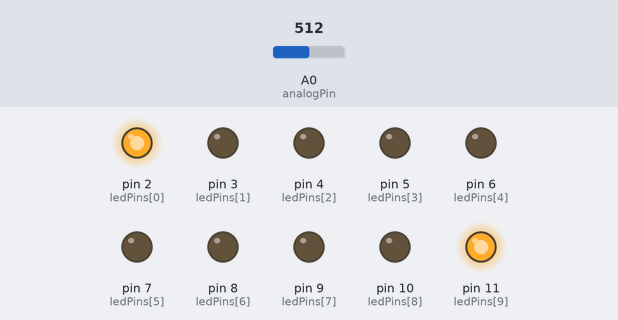
The sketch below on a simulated Arduino Uno, built with avr-gcc and run on an emulated ATmega328P. Shown: output pins drawn as LEDs (lit = HIGH). The inputs (shaded band) are chosen by the test bench; at power-on: A0 (analogPin) = 512.

Above: at 0.02 s.
At 0.3 s:
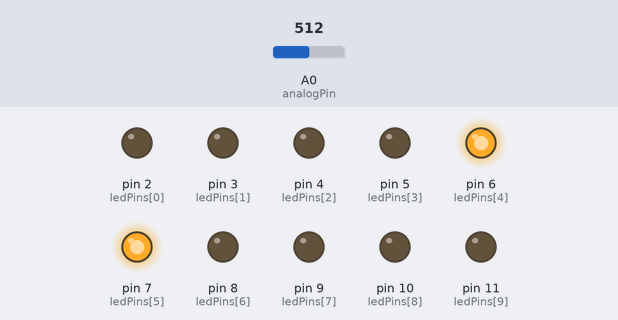
At 0.4 s:
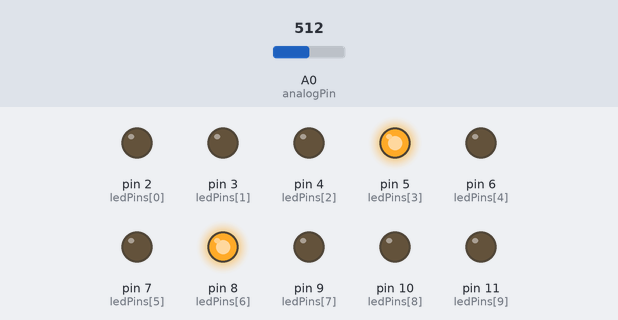
At 1.37 s:
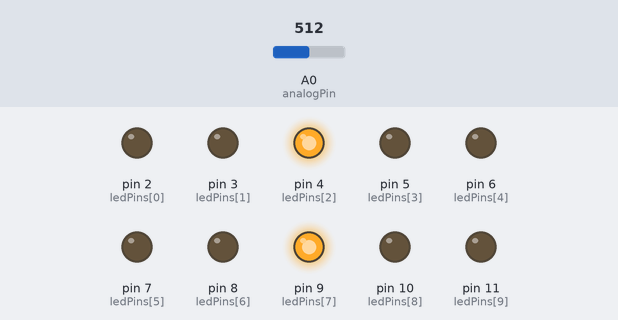
At 2.34 s:
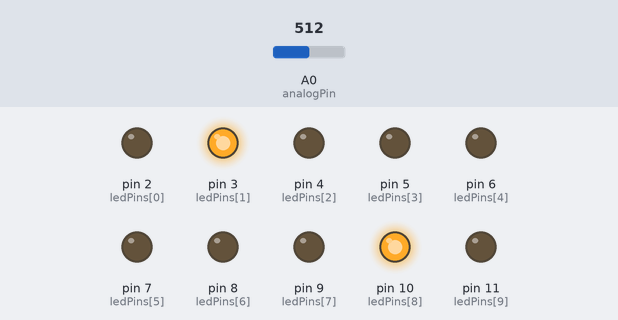
Timing chart, 0 to 3.0 s (numbered marks = the images above):
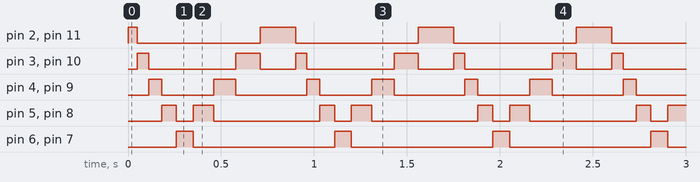

The sketch:

ledPorkBall.ino
```cpp
const int analogPin=A0;
const int ledCount=10;
const int speed=50;
int ledPins[]={2,3,4,5,6,7,8,9,10,11};
void setup() {
  // put your setup code here, to run once:
      for(int thisLed=0;thisLed<ledCount;thisLed++){
        pinMode(ledPins[thisLed],OUTPUT);
        }
}

void loop() {
  // put your main code here, to run repeatedly:
      int sensorReading=analogRead(analogPin);
      int ledLevel=map(sensorReading,0,1023,0,ledCount);
      for(int thisLed=0;thisLed<10;thisLed++){

          if(thisLed!=5)
          {
            digitalWrite(ledPins[thisLed],HIGH);
            digitalWrite(ledPins[thisLed-1],LOW);
            digitalWrite(ledPins[9-thisLed],HIGH);
            digitalWrite(ledPins[(9-thisLed)+1],LOW);
           delay(speed+thisLed*10);
          }
          if(thisLed==9){
            digitalWrite(ledPins[thisLed],LOW);
            digitalWrite(ledPins[9-thisLed],LOW);
        }
        }


}
```

Measured:
- by itself, pin 2 (ledPins[0]), pin 11 (ledPins[9]): repeats every 0.85 s: LOW 0.66 s, HIGH 0.19 s
- by itself, pin 3 (ledPins[1]), pin 10 (ledPins[8]): repeats every 0.85 s: LOW 0.47 s, HIGH 0.13 s, LOW 0.19 s, HIGH 0.06 s
- by itself, pin 4 (ledPins[2]), pin 9 (ledPins[7]): repeats every 0.85 s: LOW 0.28 s, HIGH 0.12 s, LOW 0.38 s, HIGH 0.07 s
- by itself, pin 5 (ledPins[3]), pin 8 (ledPins[6]): repeats every 0.85 s: LOW 0.09 s, HIGH 0.11 s, LOW 0.57 s, HIGH 0.08 s
- by itself, pin 6 (ledPins[4]), pin 7 (ledPins[5]): alternates HIGH for 0.09 s and LOW for 0.76 s
